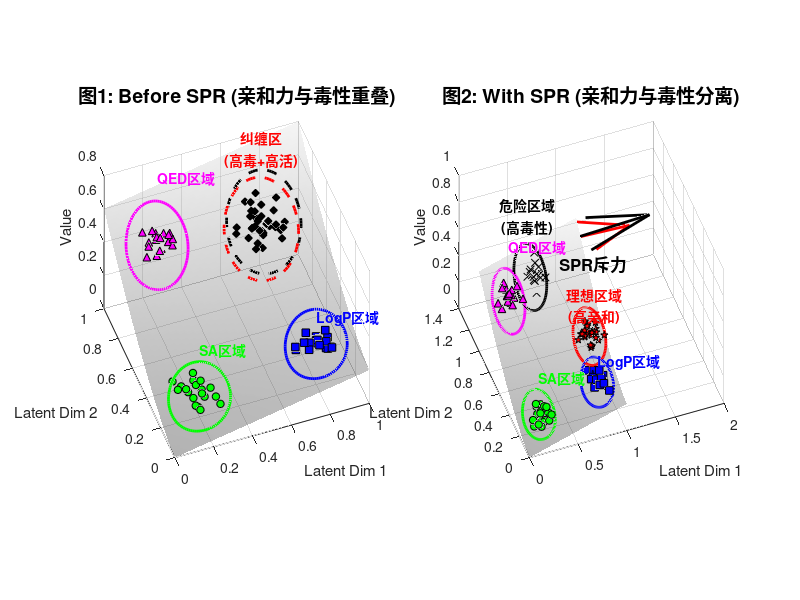

Recreate this plot in MATLAB.
%% ReLSO + SPR: 三维区域点阵分布图
% 设定：
% 1. 地形: 代表潜空间流形
% 2. 三个固定圈: LogP(蓝), SA(绿), QED(紫) -> 代表 ReLSO 基础能力
% 3. 两个移动圈: 亲和力(红), 毒性(黑) -> 代表 SPR 约束效果

clear; clc; close all;

% --- 1. 制造地形数据 ---
[x, y] = meshgrid(linspace(0, 1, 80), linspace(0, 1, 80));
% 地形高度 Z (假设与 QED 相关)
Z_terrain = 0.6 * y.^1.5 + 0.2 * x; 

% --- 2. 辅助函数: 画圈和撒点 ---
% 画圆圈轮廓
plot_circle = @(ax, cx, cy, r, color, style) ...
    plot3(ax, cx + r*cos(linspace(0,2*pi,100)), ...
          cy + r*sin(linspace(0,2*pi,100)), ...
          interp2(x,y,Z_terrain, cx + r*cos(linspace(0,2*pi,100)), cy + r*sin(linspace(0,2*pi,100))) + 0.02, ...
          'Color', color, 'LineWidth', 2, 'LineStyle', style);

% 在圆圈内撒点
scatter_points = @(ax, cx, cy, r, num, color, marker) ...
    scatter3(ax, cx + (r*0.8).*rand(num,1).*cos(2*pi*rand(num,1)), ...
             cy + (r*0.8).*rand(num,1).*sin(2*pi*rand(num,1)), ...
             interp2(x,y,Z_terrain, cx + (r*0.8).*rand(num,1).*cos(2*pi*rand(num,1)), ...
                                   cy + (r*0.8).*rand(num,1).*sin(2*pi*rand(num,1))) + 0.05, ...
             30, marker, 'MarkerEdgeColor', 'k', 'MarkerFaceColor', color);

% --- 3. 开始绘图 ---
f = figure('Color', 'w', 'Position', [100, 100, 1400, 600]);

% ==========================================================
% 左图: ReLSO 基础 + 纠缠 (无 SPR)
% ==========================================================
ax1 = subplot(1, 2, 1);
hold(ax1, 'on'); grid(ax1, 'on'); axis(ax1, 'square'); view(ax1, -20, 50);
title(ax1, '图1: Before SPR (亲和力与毒性重叠)', 'FontSize', 14, 'FontWeight', 'bold');
xlabel(ax1, 'Latent Dim 1'); ylabel(ax1, 'Latent Dim 2'); zlabel(ax1, 'Value');

% 3.1 画地形背景
surf(ax1, x, y, Z_terrain, 'EdgeColor', 'none', 'FaceAlpha', 0.3);
colormap(ax1, gray); shading interp;

% 3.2 画 ReLSO 的三个固定区域 (SA, LogP, QED)
% SA (绿圈 - 易合成)
plot_circle(ax1, 0.2, 0.2, 0.15, 'g', '-');
scatter_points(ax1, 0.2, 0.2, 0.15, 20, 'g', 'o');
text(ax1, 0.2, 0.2, 0.4, 'SA区域', 'Color', 'g', 'FontWeight', 'bold');

% LogP (蓝圈 - 高脂溶)
plot_circle(ax1, 0.8, 0.2, 0.15, 'b', '-');
scatter_points(ax1, 0.8, 0.2, 0.15, 20, 'b', 's');
text(ax1, 0.8, 0.2, 0.4, 'LogP区域', 'Color', 'b', 'FontWeight', 'bold');

% QED (紫圈 - 高类药)
plot_circle(ax1, 0.2, 0.8, 0.15, 'm', '-');
scatter_points(ax1, 0.2, 0.8, 0.15, 20, 'm', '^');
text(ax1, 0.2, 0.8, 0.9, 'QED区域', 'Color', 'm', 'FontWeight', 'bold');

% 3.3 画纠缠的亲和力与毒性 (重叠在右上角)
% 亲和力 (红圈)
plot_circle(ax1, 0.7, 0.7, 0.18, 'r', '--');
% 毒性 (黑圈) - 位置几乎一样
plot_circle(ax1, 0.72, 0.72, 0.18, 'k', '--');

% 撒点: 混杂点 (既是红又是黑)
scatter_points(ax1, 0.71, 0.71, 0.18, 40, 'k', 'd'); 

text(ax1, 0.7, 0.7, 1.0, {'纠缠区', '(高毒+高活)'}, 'Color', 'r', 'HorizontalAlignment', 'center', 'FontWeight', 'bold');


% ==========================================================
% 右图: ReLSO 基础 + 解耦 (有 SPR)
% ==========================================================
ax2 = subplot(1, 2, 2);
hold(ax2, 'on'); grid(ax2, 'on'); axis(ax2, 'square'); view(ax2, -20, 50);
title(ax2, '图2: With SPR (亲和力与毒性分离)', 'FontSize', 14, 'FontWeight', 'bold');
xlabel(ax2, 'Latent Dim 1'); ylabel(ax2, 'Latent Dim 2'); zlabel(ax2, 'Value');

% 4.1 画地形背景 (完全一样)
surf(ax2, x, y, Z_terrain, 'EdgeColor', 'none', 'FaceAlpha', 0.3);
colormap(ax2, gray); shading interp;

% 4.2 画 ReLSO 的三个固定区域 (完全一样，证明基础没变)
plot_circle(ax2, 0.2, 0.2, 0.15, 'g', '-');
scatter_points(ax2, 0.2, 0.2, 0.15, 20, 'g', 'o');
text(ax2, 0.2, 0.2, 0.4, 'SA区域', 'Color', 'g', 'FontWeight', 'bold');

plot_circle(ax2, 0.8, 0.2, 0.15, 'b', '-');
scatter_points(ax2, 0.8, 0.2, 0.15, 20, 'b', 's');
text(ax2, 0.8, 0.2, 0.4, 'LogP区域', 'Color', 'b', 'FontWeight', 'bold');

plot_circle(ax2, 0.2, 0.8, 0.15, 'm', '-');
scatter_points(ax2, 0.2, 0.8, 0.15, 20, 'm', '^');
text(ax2, 0.2, 0.8, 0.9, 'QED区域', 'Color', 'm', 'FontWeight', 'bold');

% 4.3 画 SPR 作用后的新区域 (分开!)

% 亲和力 (红圈) - 移动到了右侧 LogP 附近 (假设亲和力与脂溶性有关)
plot_circle(ax2, 0.85, 0.45, 0.15, 'r', '-');
scatter_points(ax2, 0.85, 0.45, 0.15, 30, 'r', 'p'); % 五角星代表好药
text(ax2, 0.9, 0.45, 0.6, {'理想区域', '(高亲和)'}, 'Color', 'r', 'HorizontalAlignment', 'center', 'FontWeight', 'bold');

% 毒性 (黑圈) - 被推到了上方 QED 附近
plot_circle(ax2, 0.45, 0.85, 0.15, 'k', '-');
scatter_points(ax2, 0.45, 0.85, 0.15, 20, 'k', 'x'); % 叉号代表毒性
text(ax2, 0.45, 0.9, 1.0, {'危险区域', '(高毒性)'}, 'Color', 'k', 'HorizontalAlignment', 'center', 'FontWeight', 'bold');

% 画一个 SPR 斥力箭头
quiver3(ax2, 0.65, 0.65, 0.2, -0.2, 0, 'r', 'LineWidth', 2, 'MaxHeadSize', 0.5);
quiver3(ax2, 0.65, 0.65, -0.2, 0.2, 0, 'k', 'LineWidth', 2, 'MaxHeadSize', 0.5);
text(ax2, 0.65, 0.65, 0.8, 'SPR斥力', 'FontSize', 12, 'FontWeight', 'bold');
